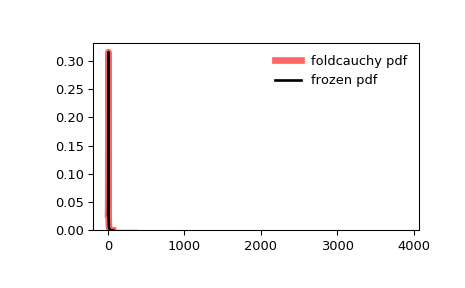

Source code (Python):
from scipy.stats import foldcauchy
import matplotlib.pyplot as plt
fig, ax = plt.subplots(1, 1)

# Calculate a few first moments:

c = 4.72
mean, var, skew, kurt = foldcauchy.stats(c, moments='mvsk')

# Display the probability density function (``pdf``):

x = np.linspace(foldcauchy.ppf(0.01, c),
                foldcauchy.ppf(0.99, c), 100)
ax.plot(x, foldcauchy.pdf(x, c),
       'r-', lw=5, alpha=0.6, label='foldcauchy pdf')

# Alternatively, the distribution object can be called (as a function)
# to fix the shape, location and scale parameters. This returns a "frozen"
# RV object holding the given parameters fixed.

# Freeze the distribution and display the frozen ``pdf``:

rv = foldcauchy(c)
ax.plot(x, rv.pdf(x), 'k-', lw=2, label='frozen pdf')

# Check accuracy of ``cdf`` and ``ppf``:

vals = foldcauchy.ppf([0.001, 0.5, 0.999], c)
np.allclose([0.001, 0.5, 0.999], foldcauchy.cdf(vals, c))
# True

# Generate random numbers:

r = foldcauchy.rvs(c, size=1000)

# And compare the histogram:

ax.hist(r, density=True, histtype='stepfilled', alpha=0.2)
ax.legend(loc='best', frameon=False)
plt.show()
